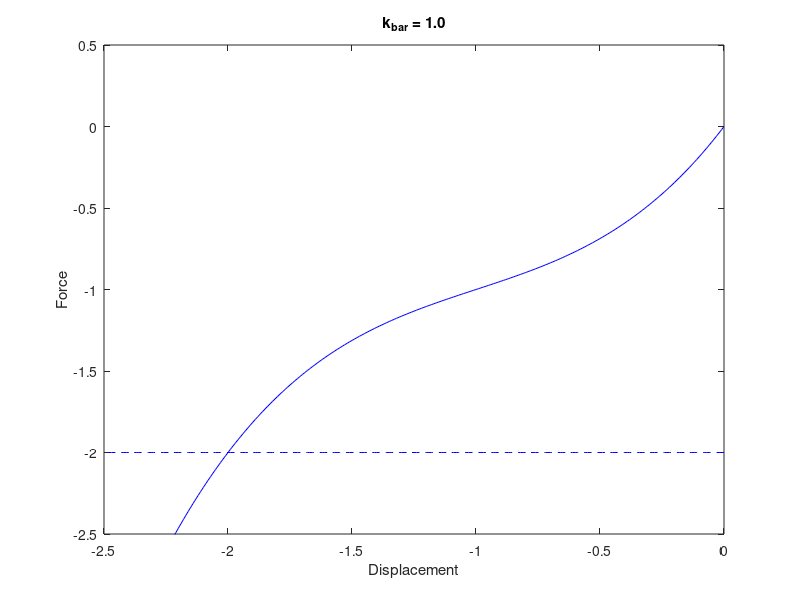

The MATLAB source for this figure: (Note: this script raises an error after producing the figure.)
%%
clear
clc
close all
format longEng
%% plot the analytical solution
k_bar = 1.0;
x=0:-0.01:-2.5;
y=x + 1.5*x.^2 + 0.5*x.^3 + k_bar * x;
figure(1)
fig1 = plot(x,y,'b'); hold on
axis([-2.5 0 -2.5 0.5]);
xlabel('Displacement');
ylabel('Force');
title('k_b_a_r = 1.0');

%% plot Foward Euler
F_ext=-2;
F_ini=0;
u = 0;
fig1 = plot(x,F_ext*ones(1,length(x)),'b--'); hold on
%
delta_f = -0.01;
num_step=F_ext./delta_f;

%
for step = 1:1:(num_step+1)
    if step==1
        u(step)=0;
        F_ini(step)=0;
        F_ext(step)=F_ini(step)+delta_f;
        k = k_stif(u(step),k_bar);
        delta_u = delta_f./k;
        u(step+1)=u(step)+delta_u;
        F_ini(step+1)=F_ini(step)+delta_f;
    else
        F_ext(step)=F_ini(step)+delta_f;
        k = k_stif(u(step),k_bar);
        delta_u = delta_f./k;
        u(step+1)=u(step)+delta_u;
        F_ini(step+1)=F_ini(step)+delta_f;
        plot(u(step+1),F_ini(step+1),'ro','Markersize',5,'Markerfacecolor','r'); hold on
    end
end
fig2 = plot(u,F_ini,'ro','Markersize',5,'Markerfacecolor','r'); hold on

%% plot newton raphson
% set param for increment
F_ext=-2;
F_ini=0;
fig1 = plot(x,F_ext*ones(1,length(x)),'b--'); hold on
%
delta_f = -0.05;
num_step = F_ext/-0.02;
tol=1e-6;
max_iter = 100;
% init increment
for step = 1:1:(num_step+1)
    if step==1
        u(step)=0;
        F_ini(step)=0;
        F_ext(step)=F_ini(step)+delta_f;
    else
        u(step)=u(step-1)+delta_u;
        F_ini(step)=F_ini_j;
        F_ext(step)=F_ini(step)+delta_f;
    end
    %init iter
    iter=1;
    delta_u = 0;
    Residual = delta_f;
    k = k_stif(u(step),k_bar);
    %k = 2;
    while(iter<max_iter && abs(Residual)>=tol)
        ddelta_u=Residual/k;
        delta_u = delta_u + ddelta_u;
        F_ini_j=F_inter(u(step)+delta_u,k_bar);
        Residual = F_ext(step) - F_ini_j;
        iter = iter +1;
    end
    fig3 = plot(u(step),F_ini(step),'go','Markersize',5,'Markerfacecolor','g'); hold on
    u(step+1) = u(step)+delta_u;
    
    
end

%% arc length method
% set param for increment
F_ext=2;
F_ini=0;
fig1 = plot(x,-F_ext*ones(1,length(x)),'b--'); hold on
%
tol=1e-3;
max_iter = 100;
step=1;
max_step = 100;
Residual_inc = 1;
%
deltalL = 0.05;
beta = 1.0;

while(step<=max_step && abs(Residual_inc)>=tol)
    if step==1
        u(step)=0;
        lambda(step)=0;
    else
        u(step) = u(step-1) + delta_u(iter);
        lambda(step) = lambda(step-1) + delta_lambda(iter);
        Residual_inc = F_ext-F_inter(u(step),k_bar);
    end
    
    %init iter
    iter=1;
    delta_u=0;
    delta_lambda=0;
    k = k_stif(u(step),k_bar);
    Residual=1;
    
    while(iter<=max_iter && abs(Residual)>=tol)
        if iter==1
            ddelta_u2=0;
            ddelta_u1=F_ext/k;
            
            a1=ddelta_u1*ddelta_u1+beta*F_ext*F_ext;
            a2=2*ddelta_u1*(delta_u(iter)+ddelta_u2)+2*delta_lambda(iter)*(beta^2)*F_ext*F_ext;
            a3=(delta_u(iter)+ddelta_u2)*(delta_u(iter)+ddelta_u2)-deltalL^2+(delta_lambda(iter)^2)*(beta^2)*F_ext*F_ext;
            
            if step==1
                fac=a2*a2-4*a1*a3;
                ddelta_lambda1=(-a2+sqrt(fac))/(2*a1);
                ddelta_lambda2=(-a2+sqrt(fac))/(2*a1);
                ddelta_lambda = max(ddelta_lambda1,ddelta_lambda2);
            else
                ddelta_lambda=lambda_solve(a1,a2,a3,delta_u(iter),ddelta_u,delta_lambda(iter),F_ext);
            end
            
            ddelta_u = ddelta_lambda*ddelta_u1 + ddelta_u2;
            delta_lambda(iter+1)=delta_lambda(iter)+ddelta_lambda;
            delta_u(iter+1)=delta_u(iter)+ddelta_u;
            
            %fig2 = plot(u(step)+delta_u(iter+1),(lambda(step)+delta_lambda(iter+1))*F_ext,'go','Markersize',5,'Markerfacecolor','g'); hold on
            %fig4 = plot(u(step)+delta_u(iter+1),F_inter(u(step)+delta_u(iter+1),k_bar),'ro','Markersize',5,'Markerfacecolor','r'); hold on
            Residual = -F_inter(u(step)+delta_u(iter+1),k_bar)+(lambda(step)+delta_lambda(iter+1))*F_ext;
            
        else
            ddelta_u2=Residual./k;%bar
            ddelta_u1=F_ext/k;%t
            
            a1=ddelta_u1*ddelta_u1+beta*F_ext*F_ext;
            a2=2*ddelta_u1*(delta_u(iter)+ddelta_u2)+2*delta_lambda(iter)*(beta^2)*F_ext*F_ext;
            a3=(delta_u(iter)+ddelta_u2)*(delta_u(iter)+ddelta_u2)-deltalL^2+(delta_lambda(iter)^2)*(beta^2)*F_ext*F_ext;
            
            ddelta_lambda=lambda_solve(a1,a2,a3,delta_u(iter),ddelta_u,delta_lambda(iter),F_ext);
            ddelta_u = ddelta_lambda*ddelta_u1 + ddelta_u2;
            delta_lambda(iter+1)=delta_lambda(iter)+ddelta_lambda;
            delta_u(iter+1)=delta_u(iter)+ddelta_u;
            
            %fig2 = plot(u(step)+delta_u(iter+1),(lambda(step)+delta_lambda(iter+1))*F_ext,'go','Markersize',5,'Markerfacecolor','g'); hold on
            %fig4 = plot(u(step)+delta_u(iter+1),F_inter(u(step)+delta_u(iter+1),k_bar),'ro','Markersize',5,'Markerfacecolor','r'); hold on
            Residual = -F_inter(u(step)+delta_u(iter+1),k_bar)+(lambda(step)+delta_lambda(iter+1))*F_ext;
        end
        %fig2 = plot(u(step)+delta_u(iter+1),(lambda(step)+delta_lambda(iter+1))*F_ext,'go','Markersize',5,'Markerfacecolor','g'); hold on
        fig4 = plot(u(step)+delta_u(iter+1),F_inter(u(step)+delta_u(iter+1),k_bar),'bo','Markersize',5,'Markerfacecolor','b'); hold on
        iter = iter+1;
    end
    step = step+1;
        
    %legend([fig1 fig2 fig4],'Analytical solution','Arc length point','Arc length prediction','location','best');
    legend([fig1 fig4],'Analytical solution','Arc length prediction','location','best');
    
end


legend([fig1 fig2 fig3 fig4],'Analytical solution','Forward euler alogorithm','Newton Raphson','Arc Length','location','best');

%%
%function definition
function y=F_inter(x,k_bar)
y=x + 1.5*x.^2 + 0.5*x.^3 + k_bar * x;
end
function y=k_stif(x,k_bar)
y = (1 + 3 * x + 1.5 * x.^2) + k_bar;
end
function delta_lambda=lambda_solve(a1,a2,a3,delta_u,ddelta_u,delta_lambda,F_ext)
if (a1==0 && a2==0)
    disp('No roots found')
elseif (a1==0 && a2~=0)
    delta_lambda=-a3./a2;
else
    fac=a2*a2-4*a1*a3;
    if fac<0
       disp('No root found, return')
    end
    lambda1=(-a2+sqrt(fac))/(2*a1);
    dot1 = ddelta_u*delta_u+lambda1*delta_lambda*F_ext*F_ext;
    lambda2=(-a2-sqrt(fac))/(2*a1);
    dot2 = ddelta_u*delta_u+lambda2*delta_lambda*F_ext*F_ext;
    if dot2>=dot1
        delta_lambda=lambda2;
    else
        delta_lambda=lambda1;
    end
end
end
    